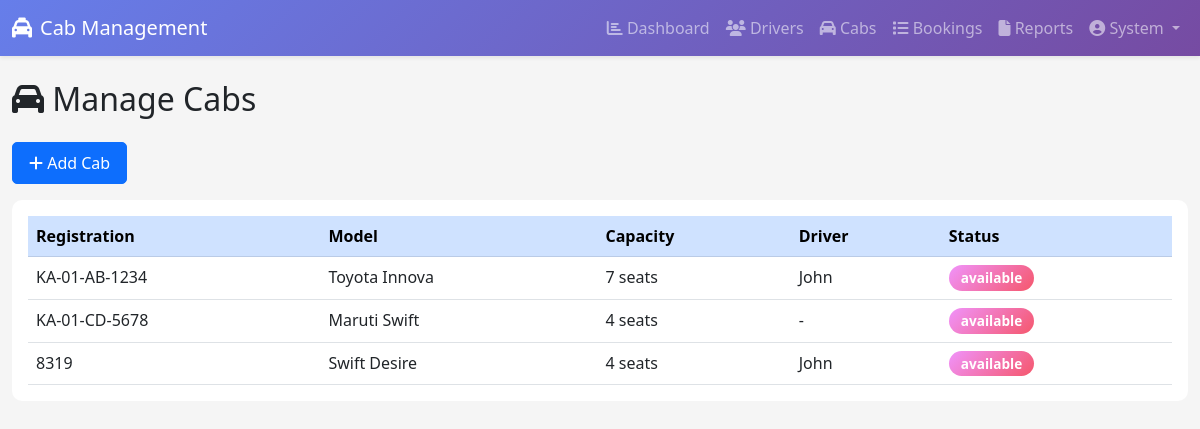
Page /admin/manage-cabs (signed in) on the committed database.
### app.py (models this page shows)
class Cab(db.Model):
    __tablename__ = 'cabs'
    id = db.Column(db.Integer, primary_key=True)
    registration_no = db.Column(db.String(50), unique=True, nullable=False)
    model = db.Column(db.String(100), nullable=False)
    capacity = db.Column(db.Integer, default=4)
    status = db.Column(db.String(20), default='available')
    driver_id = db.Column(db.Integer, db.ForeignKey('drivers.id'))
    created_at = db.Column(db.DateTime, default=datetime.utcnow)
    bookings = db.relationship('Booking', backref='cab', lazy=True)

class User(db.Model):
    __tablename__ = 'users'
    id = db.Column(db.Integer, primary_key=True)
    username = db.Column(db.String(150), unique=True, nullable=False)
    email = db.Column(db.String(255), unique=True, nullable=False)
    password = db.Column(db.String(200), nullable=False)
    first_name = db.Column(db.String(100))
    last_name = db.Column(db.String(100))
    phone = db.Column(db.String(20))
    role = db.Column(db.String(20), nullable=False)  # customer, driver, admin
    is_active = db.Column(db.Boolean, default=True)
    created_at = db.Column(db.DateTime, default=datetime.utcnow)
    bookings = db.relationship('Booking', foreign_keys='Booking.customer_id', backref='customer', lazy=True)
    driver_profile = db.relationship('Driver', backref='user', uselist=False)

### app.py (the view)
@app.route('/admin/manage-cabs')
@role_required('admin')
def manage_cabs():
    cabs = Cab.query.all()
    drivers = Driver.query.filter_by(status='available').all()
    return render_template('admin/manage_cabs.html', cabs=cabs, drivers=drivers)

### app.py (called while the page is built)
def role_required(*roles):
    def decorator(f):
        @wraps(f)
        def decorated_function(*args, **kwargs):
            if 'user_id' not in session:
                return redirect(url_for('login'))
            if session.get('role') not in roles:
                flash('Unauthorized access', 'danger')
                return redirect(url_for('dashboard'))
            return f(*args, **kwargs)
        return decorated_function
    return decorator

### templates/admin/manage_cabs.html (shortened to what this page needs)
{% extends "base.html" %}
{% block content %}
<h2 class="mb-4"><i class="fas fa-car"></i> Manage Cabs</h2>
<button class="btn btn-primary mb-3" data-bs-toggle="modal" data-bs-target="#addCabModal"><i class="fas fa-plus"></i> Add Cab</button>
<div class="card">
    <div class="card-body">
        <div class="table-responsive">
            <table class="table table-hover">
                <thead class="table-primary">
                    <tr>
                        <th>Registration</th>
                        <th>Model</th>
                        <th>Capacity</th>
                        <th>Driver</th>
                        <th>Status</th>
                    </tr>
                </thead>
                <tbody>
                    {% for cab in cabs %}
                    <tr>
                        <td>{{ cab.registration_no }}</td>
                        <td>{{ cab.model }}</td>
                        <td>{{ cab.capacity }} seats</td>
                        <td>{{ cab.assigned_driver.user.first_name if cab.assigned_driver else '-' }}</td>
                        <td><span class="badge bg-{% if cab.status == 'available' %}success{% elif cab.status == 'on_trip' %}info{% else %}secondary{% endif %}">{{ cab.status }}</span></td>
                    </tr>
                    {% endfor %}
                </tbody>
            </table>
        </div>
    </div>
</div>
{% endblock %}

### templates/base.html (shortened to what this page needs)
<!DOCTYPE html>
<html lang="en">
<head>
    <link href="https://cdn.jsdelivr.net/npm/bootstrap@5.3.0/dist/css/bootstrap.min.css" rel="stylesheet">
    <link rel="stylesheet" href="https://cdnjs.cloudflare.com/ajax/libs/font-awesome/6.4.0/css/all.min.css">
    <link rel="stylesheet" href="{{ url_for('static', filename='css/style.css') }}">
</head>
<body>
    {% if session.user_id %}
    <nav class="navbar navbar-expand-lg navbar-dark bg-primary shadow-sm">
        <div class="container-fluid">
            <a class="navbar-brand" href="{{ url_for('dashboard') }}">
                <i class="fas fa-taxi me-2"></i>Cab Management
            </a>
            <div class="collapse navbar-collapse" id="navbarNav">
                <ul class="navbar-nav ms-auto">
                    {% if session.role == 'customer' %}
                    <li class="nav-item"><a class="nav-link" href="{{ url_for('customer_dashboard') }}"><i class="fas fa-home"></i> Dashboard</a></li>
                    <li class="nav-item"><a class="nav-link" href="{{ url_for('create_booking') }}"><i class="fas fa-plus"></i> New Booking</a></li>
                    <li class="nav-item"><a class="nav-link" href="{{ url_for('my_bookings') }}"><i class="fas fa-history"></i> My Bookings</a></li>
                    {% elif session.role == 'admin' %}
                    <li class="nav-item"><a class="nav-link" href="{{ url_for('admin_dashboard') }}"><i class="fas fa-chart-bar"></i> Dashboard</a></li>
                    <li class="nav-item"><a class="nav-link" href="{{ url_for('manage_drivers') }}"><i class="fas fa-users"></i> Drivers</a></li>
                    <li class="nav-item"><a class="nav-link" href="{{ url_for('manage_cabs') }}"><i class="fas fa-car"></i> Cabs</a></li>
                    <li class="nav-item"><a class="nav-link" href="{{ url_for('manage_bookings') }}"><i class="fas fa-list"></i> Bookings</a></li>
                    <li class="nav-item"><a class="nav-link" href="{{ url_for('reports') }}"><i class="fas fa-file"></i> Reports</a></li>
                    {% endif %}
                    <li class="nav-item dropdown">
                        <a class="nav-link dropdown-toggle" href="#" id="userMenu" role="button" data-bs-toggle="dropdown">
                            <i class="fas fa-user-circle"></i> {{ session.first_name }}
                        </a>
                    </li>
                </ul>
            </div>
        </div>
    </nav>
    {% endif %}
    <div class="container-fluid mt-4">
        {% block content %}{% endblock %}
    </div>
</body>
</html>

### static/css/style.css (style rules this page uses)
:root { --primary: #0d6efd; --success: #198754; --warning: #ffc107; --danger: #dc3545; --info: #0dcaf0; }
body { background-color: #f5f5f5; font-family: 'Segoe UI', Tahoma, Geneva, Verdana, sans-serif; }
.navbar { box-shadow: 0 2px 4px rgba(0, 0, 0, 0.1); }
.card { border: none; border-radius: 10px; transition: transform 0.3s ease; margin-bottom: 20px; }
.badge { padding: 6px 12px; font-size: 0.85rem; border-radius: 20px; }
.btn { border-radius: 5px; padding: 8px 16px; font-weight: 500; transition: all 0.3s ease; }
.table { margin-bottom: 0; }
.bg-primary { background: linear-gradient(135deg, #667eea 0%, #764ba2 100%) !important; }
.bg-success { background: linear-gradient(135deg, #f093fb 0%, #f5576c 100%) !important; }
* { transition: background-color 0.3s ease, color 0.3s ease; }

### rows in the picture
Cab: registration_no "KA-01-AB-1234", model "Toyota Innova", capacity "7", assigned_driver.user "John", status "available"
Cab: registration_no "KA-01-CD-5678", model "Maruti Swift", capacity "4", assigned_driver.user "-", status "available"
Cab: registration_no "8319", model "Swift Desire", capacity "4", assigned_driver.user "John", status "available"

### other values in the picture
{{ session.first_name }} "System"
